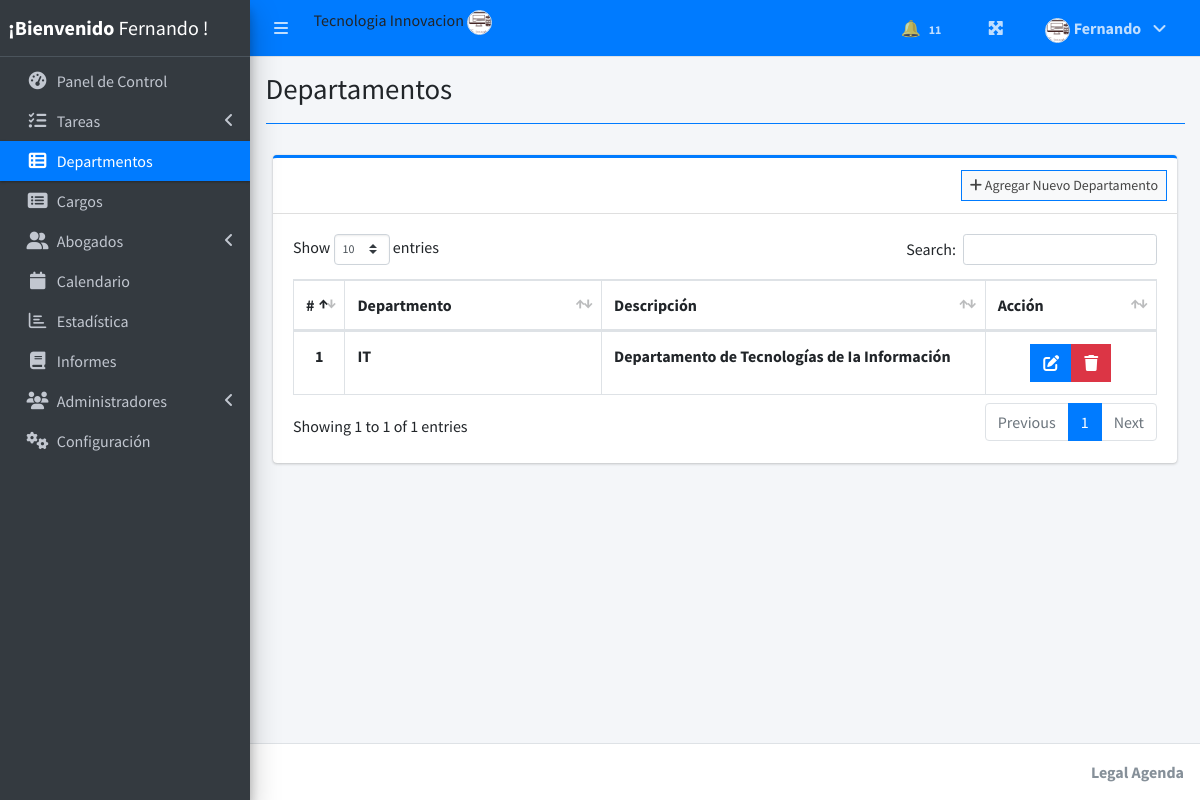
/index.php?page=department (signed in), run on the app's committed database.
### tables this page shows
CREATE TABLE `department_list` (
  `id` int(30) NOT NULL,
  `department` varchar(200) NOT NULL,
  `description` text NOT NULL,
  `empresa` varchar(50) DEFAULT NULL
);

### department.php (the view, shortened to what this page needs)
<?php include'db_connect.php' ?>
<div class="col-lg-12">
	<div class="card card-outline card-primary">
		<div class="card-header">
			<div class="card-tools">
				<a class="btn btn-block btn-sm btn-default btn-flat border-primary new_department" href="javascript:void(0)"><i class="fa fa-plus"></i> Agregar Nuevo Departamento</a>
			</div>
		</div>
		<div class="card-body">
			<table class="table tabe-hover table-bordered" id="list">
				<colgroup>
					<col width="5%">
					<col width="30%">
					<col width="45%">
					<col width="20%">
				</colgroup>
				<thead>
					<tr>
						<th class="text-center">#</th>
						<th>Departmento</th>
						<th>Descripción</th>
						<th>Acción</th>
					</tr>
				</thead>
				<tbody>
					<?php
					$i = 1;
					$empresa=$_SESSION['login_empresa'];
					$qry = $conn->query("SELECT * FROM department_list WHERE empresa='$empresa' order by department asc ");
					while($row= $qry->fetch_assoc()):
					?>
					<tr>
						<th class="text-center"><?php echo $i++ ?></th>
						<td><b><?php echo $row['department'] ?></b></td>
						<td><b><?php echo $row['description'] ?></b></td>
						<td class="text-center">
		                    <div class="btn-group">
		                        <a href="javascript:void(0)" data-id='<?php echo $row['id'] ?>' class="btn btn-primary btn-flat manage_department">
		                          <i class="fas fa-edit"></i>
		                        </a>
		                        <button type="button" class="btn btn-danger btn-flat delete_department" data-id="<?php echo $row['id'] ?>">
		                          <i class="fas fa-trash"></i>
		                        </button>
	                      </div>
						</td>
					</tr>
				<?php endwhile; ?>
				</tbody>
			</table>
		</div>
	</div>
</div>

### data on the page
department_list: department "IT", description "Departamento de Tecnologías de Ia Información"

### other printed values
$_SESSION['login_empresa'] "Tecnologia Innovacion"
$_SESSION['login_firstname'] "Fernando"
$_SESSION['login_name'] "Fernando"
$title "Departamentos"
$_SESSION['system']['name'] "Legal Agenda"
